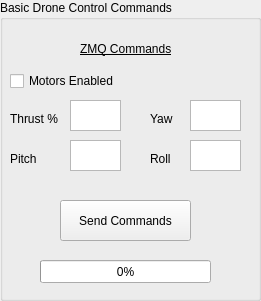
  <widget class="QGroupBox" name="groupBox">
   <property name="geometry">
    <rect>
     <x>10</x>
     <y>10</y>
     <width>261</width>
     <height>301</height>
    </rect>
   </property>
   <property name="title">
    <string>Basic Drone Control Commands</string>
   </property>
   <widget class="QCheckBox" name="motors_enabled">
    <property name="enabled">
     <bool>true</bool>
    </property>
    <property name="geometry">
     <rect>
      <x>10</x>
      <y>70</y>
      <width>121</width>
      <height>22</height>
     </rect>
    </property>
    <property name="text">
     <string>Motors Enabled</string>
    </property>
   </widget>
   <widget class="QPushButton" name="send_command">
    <property name="geometry">
     <rect>
      <x>60</x>
      <y>200</y>
      <width>131</width>
      <height>41</height>
     </rect>
    </property>
    <property name="text">
     <string>Send Commands</string>
    </property>
   </widget>
   <widget class="QTextEdit" name="thrust_cmd">
    <property name="geometry">
     <rect>
      <x>70</x>
      <y>100</y>
      <width>51</width>
      <height>31</height>
     </rect>
    </property>
   </widget>
   <widget class="QLabel" name="label">
    <property name="geometry">
     <rect>
      <x>10</x>
      <y>110</y>
      <width>54</width>
      <height>17</height>
     </rect>
    </property>
    <property name="text">
     <string>Thrust %</string>
    </property>
   </widget>
   <widget class="QTextEdit" name="pitch_cmd">
    <property name="geometry">
     <rect>
      <x>70</x>
      <y>140</y>
      <width>51</width>
      <height>31</height>
     </rect>
    </property>
   </widget>
   <widget class="QTextEdit" name="yaw_cmd">
    <property name="geometry">
     <rect>
      <x>190</x>
      <y>100</y>
      <width>51</width>
      <height>31</height>
     </rect>
    </property>
   </widget>
   <widget class="QTextEdit" name="roll_cmd">
    <property name="geometry">
     <rect>
      <x>190</x>
      <y>140</y>
      <width>51</width>
      <height>31</height>
     </rect>
    </property>
   </widget>
   <widget class="QLabel" name="label_2">
    <property name="geometry">
     <rect>
      <x>10</x>
      <y>150</y>
      <width>54</width>
      <height>17</height>
     </rect>
    </property>
    <property name="text">
     <string>Pitch</string>
    </property>
   </widget>
   <widget class="QLabel" name="label_3">
    <property name="geometry">
     <rect>
      <x>150</x>
      <y>110</y>
      <width>54</width>
      <height>17</height>
     </rect>
    </property>
    <property name="text">
     <string>Yaw</string>
    </property>
   </widget>
   <widget class="QLabel" name="label_4">
    <property name="geometry">
     <rect>
      <x>150</x>
      <y>150</y>
      <width>54</width>
      <height>17</height>
     </rect>
    </property>
    <property name="text">
     <string>Roll</string>
    </property>
   </widget>
   <widget class="QProgressBar" name="ZMQ_progressBar">
    <property name="geometry">
     <rect>
      <x>40</x>
      <y>260</y>
      <width>171</width>
      <height>23</height>
     </rect>
    </property>
    <property name="value">
     <number>0</number>
    </property>
   </widget>
   <widget class="QLabel" name="label_32">
    <property name="geometry">
     <rect>
      <x>80</x>
      <y>40</y>
      <width>101</width>
      <height>17</height>
     </rect>
    </property>
    <property name="font">
     <font>
      <underline>true</underline>
     </font>
    </property>
    <property name="text">
     <string>ZMQ Commands</string>
    </property>
   </widget>
  </widget>
